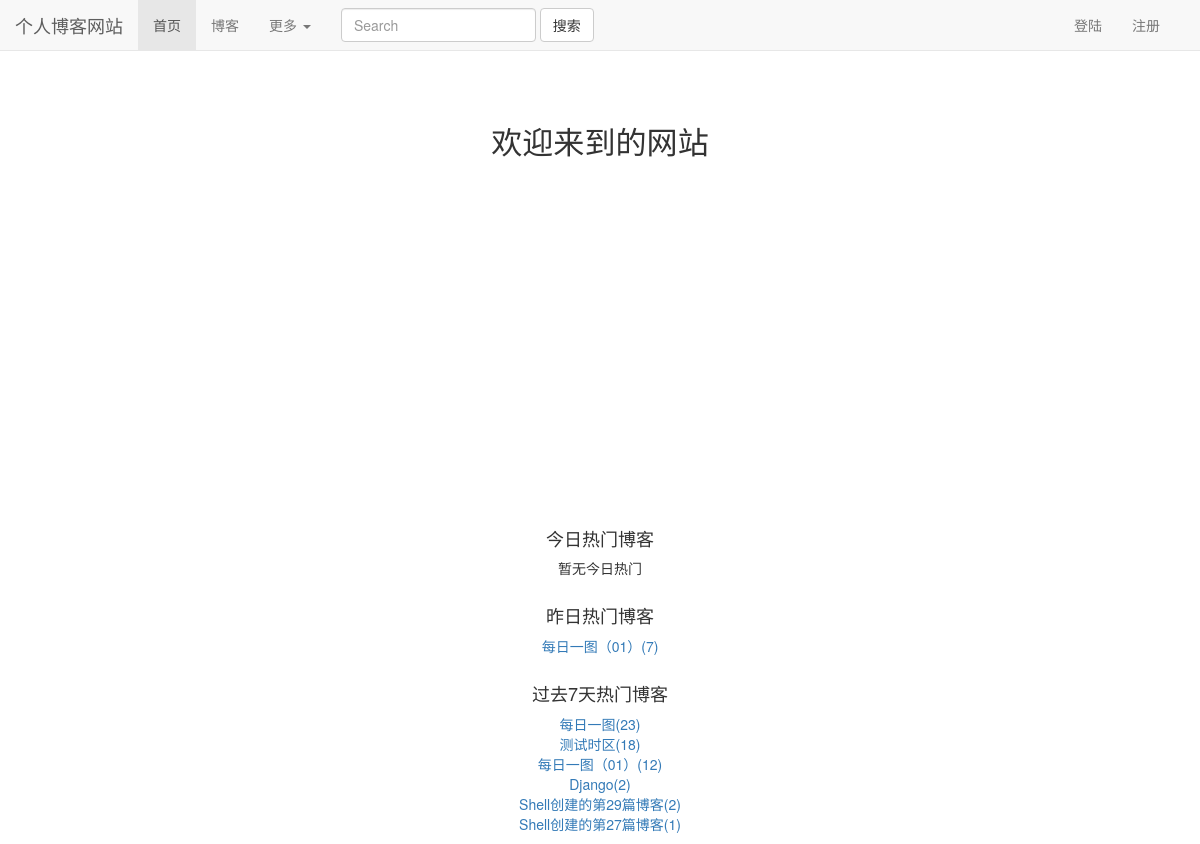
/, run on an earlier commit of the app's database.
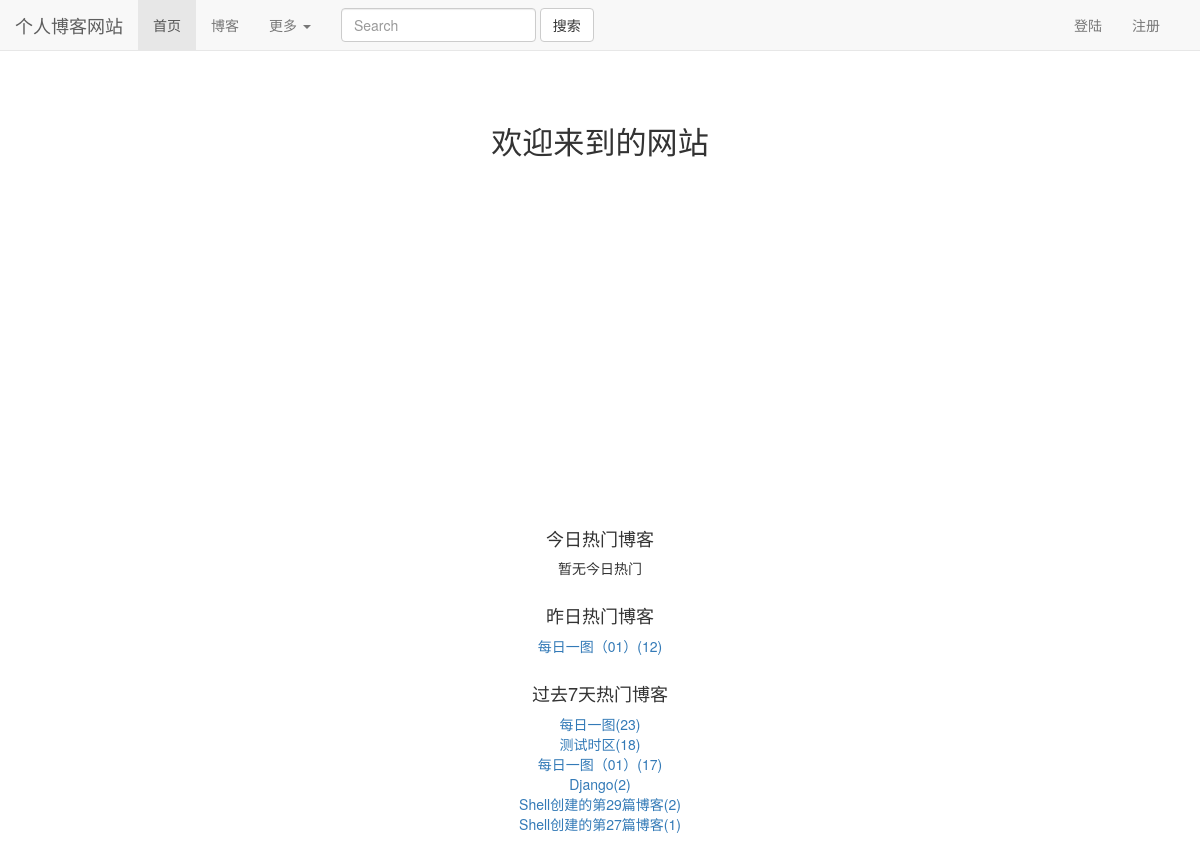
And on a later commit of the database.
### read_statistics/models.py (models this page shows)
class ReadNumDetail(models.Model):
    read_date = models.DateField(default=timezone.now)
    read_num = models.IntegerField(default=0)
    content_type = models.ForeignKey(ContentType, on_delete=models.CASCADE)
    object_id = models.PositiveIntegerField()
    content_object = GenericForeignKey('content_type', 'object_id')

### blogs/models.py (models this page shows, shortened)
class Blog(models.Model,ReadNumExtension):
    title = models.CharField(max_length=50)
    blog_type = models.ForeignKey(BlogType, on_delete=models.CASCADE)
    content = RichTextUploadingField()
    author = models.ForeignKey(User, on_delete=models.CASCADE)
    create_time = models.DateTimeField(auto_now_add=True)
    last_update_time = models.DateTimeField(auto_now=True)
    readDetails = GenericRelation(ReadNumDetail)  # 反向关联获取
    class Meta:
        ordering = ['-create_time']

### mkjwebsite/views.py (the view)
# urls.py: 2. Add a URL to urlpatterns:  path('', views.home, name='home')
def home(request):
    contentType = ContentType.objects.get_for_model(Blog)
    context = {}
    dates, counts = get_seven_days_read_statistics(contentType)
    hot_7_days_blogs = cache.get("hot_7_days_blogs")
    if hot_7_days_blogs is None:
        print("没有缓存")
        hot_7_days_blogs = get_seven_hots_read_statistics()
        cache.set('hot_7_days_blogs', hot_7_days_blogs, 3600)
    else:
        print('读取缓存')
    context['seven_read_counts'] = counts
    context['dates'] = dates
    context['todays_hots'] = get_hot_today_read_statistics(contentType)
    context['yesterday_hots'] = get_hot_yestoday_read_statistics(contentType)
    context['seven_read_hots'] = hot_7_days_blogs
    print(context)
    return render(request, 'home.html', context)

### user/forms.py (shortened to what this page needs)
class LoginForm(forms.Form):
    username = forms.CharField(label='用户名',widget=forms.TextInput(attrs={'class':'form-control','placeholder':'请输入用户名'}))
    password = forms.CharField(label='密码', widget=forms.PasswordInput(attrs={'class':'form-control','placeholder':'请输入密码'}))

### mkjwebsite/views.py (called while the page is built)
def get_seven_hots_read_statistics():
    today = timezone.now().date()
    seven_days = today - datetime.timedelta(days=7)
    results = Blog.objects \
        .filter(readDetails__read_date__lt=today, readDetails__read_date__gte=seven_days) \
        .values('id', 'title') \
        .annotate(read_num_sum=Sum('readDetails__read_num')) \
        .order_by("-read_num_sum")
    print('七天数据:%s' % results)
    return results[:7]

### read_statistics/utils.py (called while the page is built)
def get_seven_days_read_statistics(contentType):
    today = timezone.now().date()
    sevens_counts = []
    dates = []
    for i in range(6, -1, -1):
        deltaDate = today - datetime.timedelta(days=i)
        dates.append(deltaDate.strftime("%m-%d"))
        read_details = ReadNumDetail.objects.filter(content_type=contentType, read_date=deltaDate)
        result = read_details.aggregate(read_sum=Sum('read_num'))
        sevens_counts.append(result['read_sum'] or 0)
    return dates, sevens_counts

def get_hot_today_read_statistics(contentType):
    today = timezone.now().date()
    results = ReadNumDetail.objects.filter(content_type=contentType, read_date=today).order_by('-read_num')
    return results[:2]

def get_hot_yestoday_read_statistics(contentType):
    today = timezone.now().date()
    yesterday = today - datetime.timedelta(days=1)
    results = ReadNumDetail.objects.filter(content_type=contentType, read_date=yesterday).order_by('-read_num')
    return results[:7]

### user/context_processors.py (called while the page is built)
def login_modal_form(request):
    return {'login_modal_form': LoginForm()}

### templates/home.html (shortened to what this page needs)
{% extends 'base.html' %}
{% load staticfiles %}
{% block cssstyle %}
    <link rel="stylesheet" href="{% static 'home.css' %}">
{% endblock %}
{% block home_active %}
    active
{% endblock %}
{% block content %}
    <h1 class="content">欢迎来到{{ user.username }}的网站</h1>
    <div id="container"></div>
    <div class="hot_blog">
        <h4>今日热门博客</h4>
        <ul>
            {% for read_detail in todays_hots %}
                <li><a href="{% url 'blogs_module:blog_details' read_detail.object_id %}">{{ read_detail.content_object.title }}({{ read_detail.read_num }})</a></li>
            {% empty %}
                暂无今日热门
            {% endfor %}
        </ul>
    </div>
    <div class="hot_blog">
        <h4>昨日热门博客</h4>
        <ul>
            {% for read_detail in yesterday_hots %}
                <li><a href="{% url 'blogs_module:blog_details' read_detail.object_id %}">{{ read_detail.content_object.title }}({{ read_detail.read_num }})</a></li>
            {% empty %}
                暂无今日热门
            {% endfor %}
        </ul>
    </div>
    <div class="hot_blog">
        <h4>过去7天热门博客</h4>
        <ul>
            {% for blog in seven_read_hots %}
                <li><a href="{% url 'blogs_module:blog_details' blog.id %}">{{ blog.title }}({{ blog.read_num_sum }})</a></li>
            {% empty %}
                暂无今日热门
            {% endfor %}
        </ul>
    </div>
{% endblock %}

### templates/base.html (shortened to what this page needs)
{% load staticfiles %}
<!DOCTYPE html>
<html lang="zh-CN">
<head>
    <link rel="stylesheet" href="{% static 'bootstrap-3.3-1.7-dist/css/bootstrap.min.css' %}">
    <link rel="stylesheet" href="{% static 'base.css' %}">
    {% block cssstyle %}{% endblock %}
</head>
<body>
<nav class="navbar navbar-default navbar-fixed-top">
    <div class="container-fluid">
        <div class="navbar-header">
            <a class="navbar-brand" href="{% url 'home' %}">个人博客网站</a>
        </div>
        <div class="collapse navbar-collapse" id="bs-example-navbar-collapse-1">
            <ul class="nav navbar-nav">
                <li class="{% block home_active %}{% endblock %}"><a href="{% url 'home' %}">首页</a></li>
                <li class="{% block blog_active %}{% endblock %}"><a href="{% url 'blogs_module:blog_index' %}">博客</a>
                </li>
                <li class="dropdown">
                    <a href="#" class="dropdown-toggle" data-toggle="dropdown" role="button" aria-haspopup="true"
                       aria-expanded="false">更多 <span class="caret"></span></a>
                </li>
            </ul>
            <form class="navbar-form navbar-left">
                <div class="form-group">
                    <input type="text" class="form-control" placeholder="Search">
                </div>
                <button type="submit" class="btn btn-default">搜索</button>
            </form>
            <ul class="nav navbar-nav navbar-right" style="margin-right: 10px">
                {% if not user.is_authenticated %}
                    <li><a href="{% url 'user:login' %}?from={{ request.get_full_path }}">登陆</a></li>
                    <li><a href="{% url 'user:register' %}?from={{ request.get_full_path }}">注册</a></li>
                {% endif %}
            </ul>
        </div>
    </div>
</nav>
{% block content %}
{% endblock %}
</body>
</html>

### static/base.css (style rules this page uses)
body { margin-top: 80px !important; }
* { padding: 0px; margin: 0px; }

### static/home.css (style rules this page uses)
.content { font-size: 222%; text-align: center; margin-top: 4em; margin-bottom: 2em; }
div#container { margin: 0 auto; height: 20em; min-width: 20em; max-width: 30em; }
.hot_blog { text-align: center; margin-top: 2em; }

What changed in the data, as far as the page shows it:
changed ReadNumDetail "每日一图（01）": read_num "7" → "12"
Also different on the page:
new list line: "每日一图（01） ( 17 )"
list line gone: "每日一图（01） ( 12 )"
